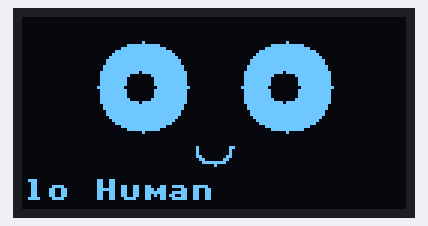
A program run on a simulated MicroPython board. Shown: 128×64 one-colour display. Library files of the repository ran but are not shown: ssd1306.py.

Above: at 10.18 s.
At 20.84 s:
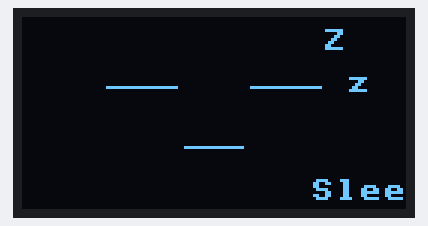
At 26.0 s:
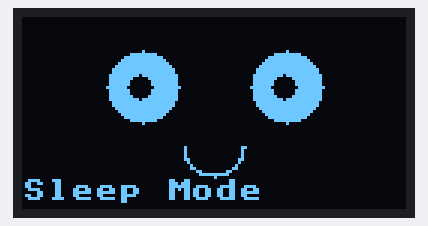
At 28.0 s:
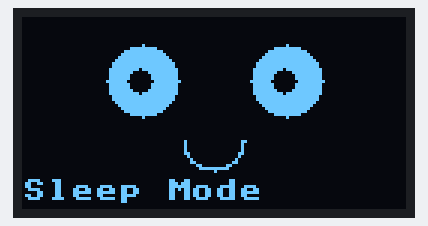
At 29.5 s:
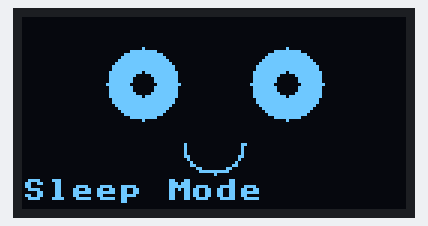
At 39.8 s:
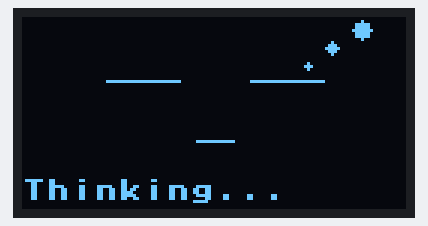

The program:

emotion_display.py
```python
import math
import uasyncio as asyncio

from machine import Pin, SoftI2C
from .ssd1306 import SSD1306_I2C


class EmotionDisplay:

    WIDTH = 128
    HEIGHT = 64

    FACE_CENTER_Y = 22
    TEXT_Y = 54

    MAX_MESSAGE_SIZE = 120
    TEXT_SCROLL_STEP = 2
    FRAME_DELAY_MS = 10

    def __init__(self, scl_pin=22, sda_pin=21):

        self.i2c = SoftI2C(
            scl=Pin(scl_pin),
            sda=Pin(sda_pin)
        )

        self.oled = SSD1306_I2C(
            self.WIDTH,
            self.HEIGHT,
            self.i2c
        )

        self.current_emotion = "idle"

        self.message = ""
        self.scroll_x = self.WIDTH
        self.message_cycle_done = True
        self.loop_message = False

        self.running = True

        self.blink_counter = 0
        self.z_offset = 0

        # animação global
        self.anim_frame = 0

        # thinking
        self.think_frame = 0

    # =====================================================
    # Public API
    # =====================================================

    def set_emotion(self, emotion):
        self.current_emotion = emotion

    def idle(self):
        self.set_emotion("idle")

    def think(self):
        self.set_emotion("thinking")

    def talk(self):
        self.set_emotion("happy")

    def error(self):
        self.set_emotion("sad")

    def sleep(self):
        self.set_emotion("sleepy")

    def set_message(self, message):

        trimmed = message[-self.MAX_MESSAGE_SIZE:]

        if trimmed != self.message:
            self.message = trimmed
            self.scroll_x = self.WIDTH
            self.message_cycle_done = False

    def append_message(self, text):
        self.set_message(self.message + text)

    def clear_message(self):
        self.message = ""
        self.scroll_x = self.WIDTH
        self.message_cycle_done = True

    async def wait_message_cycle(self):

        while not self.message_cycle_done:
            await asyncio.sleep_ms(20)

    def stop(self):
        self.running = False

    # =====================================================
    # Animation Helpers
    # =====================================================

    def face_offset_y(self):
        return int(math.sin(self.anim_frame * 0.08) * 2)

    def pupil_offset_x(self):
        return int(math.sin(self.anim_frame * 0.03) * 2)

    # =====================================================
    # Drawing Helpers
    # =====================================================

    def fill_circle(self, x0, y0, r, color):

        for y in range(-r, r + 1):
            for x in range(-r, r + 1):

                if x * x + y * y <= r * r:
                    self.oled.pixel(x0 + x, y0 + y, color)

    def draw_arc(self, x0, y0, r, start_angle, end_angle, color):

        for a in range(start_angle, end_angle):

            angle = math.radians(a)

            x = int(x0 + r * math.cos(angle))
            y = int(y0 + r * math.sin(angle))

            self.oled.pixel(x, y, color)

    # =====================================================
    # Faces
    # =====================================================

    def draw_idle(self):

        offset = self.face_offset_y()
        look_x = self.pupil_offset_x()

        blink_phase = self.blink_counter

        # aberto
        if blink_phase < 120:

            self.fill_circle(
                40,
                self.FACE_CENTER_Y + offset,
                12,
                1
            )

            self.fill_circle(
                88,
                self.FACE_CENTER_Y + offset,
                12,
                1
            )

            self.fill_circle(
                40 + look_x,
                self.FACE_CENTER_Y + offset,
                4,
                0
            )

            self.fill_circle(
                88 + look_x,
                self.FACE_CENTER_Y + offset,
                4,
                0
            )

        # semi fechado
        elif blink_phase < 124:

            self.oled.fill_rect(
                28,
                self.FACE_CENTER_Y - 3 + offset,
                24,
                6,
                1
            )

            self.oled.fill_rect(
                76,
                self.FACE_CENTER_Y - 3 + offset,
                24,
                6,
                1
            )

        # fechado
        elif blink_phase < 128:

            self.oled.hline(
                28,
                self.FACE_CENTER_Y + offset,
                24,
                1
            )

            self.oled.hline(
                76,
                self.FACE_CENTER_Y + offset,
                24,
                1
            )

        # semi fechado abrindo
        elif blink_phase < 132:

            self.oled.fill_rect(
                28,
                self.FACE_CENTER_Y - 3 + offset,
                24,
                6,
                1
            )

            self.oled.fill_rect(
                76,
                self.FACE_CENTER_Y - 3 + offset,
                24,
                6,
                1
            )

        else:
            self.blink_counter = 0

        self.draw_arc(
            64,
            42 + offset,
            10,
            0,
            180,
            1
        )

        self.blink_counter += 1

    def draw_happy(self):

        offset = self.face_offset_y()
        look_x = self.pupil_offset_x()

        self.fill_circle(
            40,
            self.FACE_CENTER_Y + offset,
            15,
            1
        )

        self.fill_circle(
            88,
            self.FACE_CENTER_Y + offset,
            15,
            1
        )

        self.fill_circle(
            40 + look_x,
            self.FACE_CENTER_Y + offset,
            5,
            0
        )

        self.fill_circle(
            88 + look_x,
            self.FACE_CENTER_Y + offset,
            5,
            0
        )

        mouth_size = 6 + int(
            abs(math.sin(self.anim_frame * 0.25)) * 5
        )

        self.draw_arc(
            64,
            42 + offset,
            mouth_size,
            0,
            180,
            1
        )

    def draw_sad(self):

        offset = self.face_offset_y()

        self.fill_circle(
            40,
            self.FACE_CENTER_Y + 4 + offset,
            12,
            1
        )

        self.fill_circle(
            88,
            self.FACE_CENTER_Y + 4 + offset,
            12,
            1
        )

        self.fill_circle(
            40,
            self.FACE_CENTER_Y + 8 + offset,
            4,
            0
        )

        self.fill_circle(
            88,
            self.FACE_CENTER_Y + 8 + offset,
            4,
            0
        )

        self.draw_arc(
            64,
            46 + offset,
            10,
            180,
            360,
            1
        )

    def draw_angry(self):

        offset = self.face_offset_y()

        self.fill_circle(
            40,
            self.FACE_CENTER_Y + offset,
            12,
            1
        )

        self.fill_circle(
            88,
            self.FACE_CENTER_Y + offset,
            12,
            1
        )

        self.fill_circle(
            40,
            self.FACE_CENTER_Y - 4 + offset,
            5,
            0
        )

        self.fill_circle(
            88,
            self.FACE_CENTER_Y - 4 + offset,
            5,
            0
        )

        self.oled.line(
            28,
            12 + offset,
            52,
            18 + offset,
            1
        )

        self.oled.line(
            76,
            18 + offset,
            100,
            12 + offset,
            1
        )

        self.oled.hline(
            54,
            42 + offset,
            20,
            1
        )

    def draw_surprised(self):

        offset = self.face_offset_y()

        self.fill_circle(
            40,
            self.FACE_CENTER_Y + offset,
            18,
            1
        )

        self.fill_circle(
            88,
            self.FACE_CENTER_Y + offset,
            18,
            1
        )

        self.fill_circle(
            40,
            self.FACE_CENTER_Y + offset,
            6,
            0
        )

        self.fill_circle(
            88,
            self.FACE_CENTER_Y + offset,
            6,
            0
        )

        mouth_size = 4 + int(
            abs(math.sin(self.anim_frame * 0.2)) * 2
        )

        self.oled.rect(
            64 - mouth_size,
            40 + offset,
            mouth_size * 2,
            mouth_size * 2,
            1
        )

    def draw_thinking(self):

        offset = self.face_offset_y()

        self.oled.line(
            28,
            self.FACE_CENTER_Y + offset,
            52,
            self.FACE_CENTER_Y + offset,
            1
        )

        self.oled.line(
            76,
            self.FACE_CENTER_Y + offset,
            100,
            self.FACE_CENTER_Y + offset,
            1
        )

        self.oled.line(
            58,
            42 + offset,
            70,
            42 + offset,
            1
        )

        phase = (self.think_frame // 10) % 4

        if phase >= 1:
            self.fill_circle(95, 16, 1, 1)

        if phase >= 2:
            self.fill_circle(103, 10, 2, 1)

        if phase >= 3:
            self.fill_circle(113, 4, 3, 1)

        self.think_frame += 1

    def draw_sleepy(self):

        offset = self.face_offset_y()

        self.oled.hline(
            28,
            self.FACE_CENTER_Y + offset,
            24,
            1
        )

        self.oled.hline(
            76,
            self.FACE_CENTER_Y + offset,
            24,
            1
        )

        mouth_y = 42 + int(
            math.sin(self.anim_frame * 0.12)
        )

        self.oled.hline(
            54,
            mouth_y + offset,
            20,
            1
        )

        z1 = self.z_offset
        z2 = (self.z_offset + 10) % 24

        self.oled.text(
            "Z",
            100,
            20 - z1,
            1
        )

        self.oled.text(
            "z",
            108,
            20 - z2,
            1
        )

        self.z_offset += 1

        if self.z_offset > 24:
            self.z_offset = 0

    # =====================================================
    # Text Renderer
    # =====================================================

    def draw_message(self):

        if not self.message:
            return

        self.oled.text(
            self.message,
            self.scroll_x,
            self.TEXT_Y,
            1
        )

        if self.message_cycle_done and not self.loop_message:
            return

        self.scroll_x -= self.TEXT_SCROLL_STEP

        text_width = len(self.message) * 8

        if self.scroll_x < -text_width:

            self.message_cycle_done = True

            if self.loop_message:
                self.scroll_x = self.WIDTH
                self.message_cycle_done = False
            else:
                self.scroll_x = 0

    # =====================================================
    # Main Renderer
    # =====================================================

    def render(self):

        self.oled.fill(0)

        if self.current_emotion == "idle":
            self.draw_idle()

        elif self.current_emotion == "happy":
            self.draw_happy()

        elif self.current_emotion == "sad":
            self.draw_sad()

        elif self.current_emotion == "angry":
            self.draw_angry()

        elif self.current_emotion == "surprised":
            self.draw_surprised()

        elif self.current_emotion == "thinking":
            self.draw_thinking()

        elif self.current_emotion == "sleepy":
            self.draw_sleepy()

        self.draw_message()

        self.oled.show()

        self.anim_frame += 1

    # =====================================================
    # Async Loop
    # =====================================================

    async def run(self):

        while self.running:

            self.render()

            await asyncio.sleep_ms(
                self.FRAME_DELAY_MS
            )


if __name__ == "__main__":

    async def main():

        display = EmotionDisplay()

        asyncio.create_task(
            display.run()
        )

        display.set_message(
            "Emotion Display Ready"
        )

        while True:

            display.idle()
            await asyncio.sleep(5)

            display.talk()
            display.set_message(
                "Hello Human"
            )
            await asyncio.sleep(5)

            display.think()
            display.set_message(
                "Thinking..."
            )
            await asyncio.sleep(5)

            display.error()
            display.set_message(
                "Connection Error"
            )
            await asyncio.sleep(5)

            display.sleep()
            display.set_message(
                "Sleep Mode"
            )
            await asyncio.sleep(5)

    asyncio.run(main())
```

Measured:
- what the display in image 2 shows lasts 1.0 s, from 26.0 s to 27.0 s
- what the display in image 3 shows lasts 0.8 s, from 28.0 s to 28.8 s
- what the display in image 4 shows lasts 0.7 s, from 29.5 s to 30.2 s
